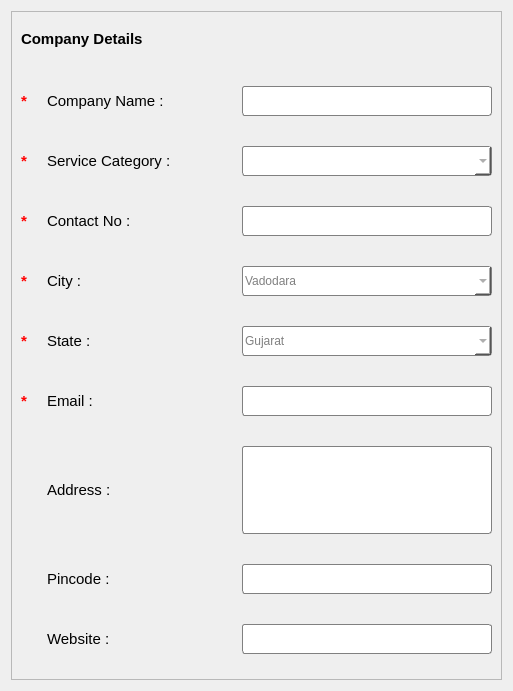
   <widget class="QWidget" name="formLayoutWidget_2">
    <property name="geometry">
     <rect>
      <x>30</x>
      <y>17</y>
      <width>492</width>
      <height>691</height>
     </rect>
    </property>
    <property name="font">
     <font>
      <pointsize>11</pointsize>
     </font>
    </property>
    <layout class="QFormLayout" name="formLayout_3">
     <item row="0" column="0">
      <widget class="QFrame" name="frame">
       <property name="font">
        <font>
         <pointsize>11</pointsize>
        </font>
       </property>
       <property name="styleSheet">
        <string notr="true"/>
       </property>
       <property name="frameShape">
        <enum>QFrame::StyledPanel</enum>
       </property>
       <property name="frameShadow">
        <enum>QFrame::Raised</enum>
       </property>
       <layout class="QGridLayout" name="gridLayout">
        <item row="0" column="0">
         <layout class="QVBoxLayout" name="verticalLayout">
          <property name="spacing">
           <number>15</number>
          </property>
          <item>
           <widget class="QLabel" name="label">
            <property name="minimumSize">
             <size>
              <width>389</width>
              <height>34</height>
             </size>
            </property>
            <property name="maximumSize">
             <size>
              <width>389</width>
              <height>34</height>
             </size>
            </property>
            <property name="font">
             <font>
              <pointsize>11</pointsize>
              <weight>75</weight>
              <bold>true</bold>
             </font>
            </property>
            <property name="text">
             <string>Company Details</string>
            </property>
           </widget>
          </item>
          <item>
           <layout class="QHBoxLayout" name="horizontalLayout">
            <property name="topMargin">
             <number>15</number>
            </property>
            <property name="bottomMargin">
             <number>15</number>
            </property>
            <item>
             <widget class="QLabel" name="label_22">
              <property name="minimumSize">
               <size>
                <width>11</width>
                <height>30</height>
               </size>
              </property>
              <property name="maximumSize">
               <size>
                <width>11</width>
                <height>30</height>
               </size>
              </property>
              <property name="font">
               <font>
                <pointsize>11</pointsize>
                <weight>75</weight>
                <bold>true</bold>
               </font>
              </property>
              <property name="styleSheet">
               <string notr="true">color:red;</string>
              </property>
              <property name="text">
               <string>*</string>
              </property>
             </widget>
            </item>
            <item>
             <widget class="QLabel" name="label_2">
              <property name="minimumSize">
               <size>
                <width>180</width>
                <height>22</height>
               </size>
              </property>
              <property name="maximumSize">
               <size>
                <width>180</width>
                <height>16777215</height>
               </size>
              </property>
              <property name="font">
               <font>
                <pointsize>11</pointsize>
               </font>
              </property>
              <property name="styleSheet">
               <string notr="true"/>
              </property>
              <property name="text">
               <string>Company Name :</string>
              </property>
             </widget>
            </item>
            <item>
             <widget class="QLineEdit" name="lineEdit">
              <property name="minimumSize">
               <size>
                <width>200</width>
                <height>30</height>
               </size>
              </property>
              <property name="maximumSize">
               <size>
                <width>250</width>
                <height>16777215</height>
               </size>
              </property>
              <property name="font">
               <font>
                <pointsize>11</pointsize>
               </font>
              </property>
              <property name="styleSheet">
               <string notr="true">border-radius:3px;
border:1px solid gray;
background-color:white;
color:gray;
</string>
              </property>
             </widget>
            </item>
           </layout>
          </item>
          <item>
           <layout class="QHBoxLayout" name="horizontalLayout_2">
            <property name="bottomMargin">
             <number>15</number>
            </property>
            <item>
             <widget class="QLabel" name="label_23">
              <property name="minimumSize">
               <size>
                <width>11</width>
                <height>30</height>
               </size>
              </property>
              <property name="maximumSize">
               <size>
                <width>11</width>
                <height>30</height>
               </size>
              </property>
              <property name="font">
               <font>
                <pointsize>11</pointsize>
                <weight>75</weight>
                <bold>true</bold>
               </font>
              </property>
              <property name="styleSheet">
               <string notr="true">color:red;</string>
              </property>
              <property name="text">
               <string>*</string>
              </property>
             </widget>
            </item>
            <item>
             <widget class="QLabel" name="label_3">
              <property name="minimumSize">
               <size>
                <width>180</width>
                <height>22</height>
               </size>
              </property>
              <property name="maximumSize">
               <size>
                <width>180</width>
                <height>16777215</height>
               </size>
              </property>
              <property name="font">
               <font>
                <pointsize>11</pointsize>
               </font>
              </property>
              <property name="text">
               <string>Service Category :</string>
              </property>
             </widget>
            </item>
            <item>
             <widget class="QComboBox" name="comboBox">
              <property name="minimumSize">
               <size>
                <width>200</width>
                <height>30</height>
               </size>
              </property>
              <property name="font">
               <font>
                <pointsize>11</pointsize>
               </font>
              </property>
              <property name="styleSheet">
               <string notr="true">border-radius:3px;
border:1px solid gray;
background-color:white;
color:gray;
</string>
              </property>
              <property name="editable">
               <bool>true</bool>
              </property>
             </widget>
            </item>
           </layout>
          </item>
          <item>
           <layout class="QHBoxLayout" name="horizontalLayout_16">
            <property name="bottomMargin">
             <number>15</number>
            </property>
            <item>
             <widget class="QLabel" name="label_24">
              <property name="minimumSize">
               <size>
                <width>11</width>
                <height>30</height>
               </size>
              </property>
              <property name="maximumSize">
               <size>
                <width>11</width>
                <height>30</height>
               </size>
              </property>
              <property name="font">
               <font>
                <pointsize>11</pointsize>
                <weight>75</weight>
                <bold>true</bold>
               </font>
              </property>
              <property name="styleSheet">
               <string notr="true">color:red;</string>
              </property>
              <property name="text">
               <string>*</string>
              </property>
             </widget>
            </item>
            <item>
             <widget class="QLabel" name="label_21">
              <property name="minimumSize">
               <size>
                <width>180</width>
                <height>22</height>
               </size>
              </property>
              <property name="maximumSize">
               <size>
                <width>180</width>
                <height>16777215</height>
               </size>
              </property>
              <property name="font">
               <font>
                <pointsize>11</pointsize>
               </font>
              </property>
              <property name="text">
               <string>Contact No :</string>
              </property>
             </widget>
            </item>
            <item>
             <widget class="QLineEdit" name="lineEdit_8">
              <property name="minimumSize">
               <size>
                <width>250</width>
                <height>30</height>
               </size>
              </property>
              <property name="maximumSize">
               <size>
                <width>250</width>
                <height>16777215</height>
               </size>
              </property>
              <property name="font">
               <font>
                <pointsize>11</pointsize>
               </font>
              </property>
              <property name="styleSheet">
               <string notr="true">border-radius:3px;
border:1px solid gray;
background-color:white;
color:gray;
</string>
              </property>
             </widget>
            </item>
           </layout>
          </item>
          <item>
           <layout class="QHBoxLayout" name="horizontalLayout_3">
            <property name="bottomMargin">
             <number>15</number>
            </property>
            <item>
             <widget class="QLabel" name="label_25">
              <property name="minimumSize">
               <size>
                <width>11</width>
                <height>30</height>
               </size>
              </property>
              <property name="maximumSize">
               <size>
                <width>11</width>
                <height>30</height>
               </size>
              </property>
              <property name="font">
               <font>
                <pointsize>11</pointsize>
                <weight>75</weight>
                <bold>true</bold>
               </font>
              </property>
              <property name="styleSheet">
               <string notr="true">color:red;</string>
              </property>
              <property name="text">
               <string>*</string>
              </property>
             </widget>
            </item>
            <item>
             <widget class="QLabel" name="label_4">
              <property name="minimumSize">
               <size>
                <width>180</width>
                <height>22</height>
               </size>
              </property>
              <property name="maximumSize">
               <size>
                <width>180</width>
                <height>16777215</height>
               </size>
              </property>
              <property name="font">
               <font>
                <pointsize>11</pointsize>
               </font>
              </property>
              <property name="text">
               <string>City :</string>
              </property>
             </widget>
            </item>
            <item>
             <widget class="QComboBox" name="city_cmb">
              <property name="minimumSize">
               <size>
                <width>200</width>
                <height>30</height>
               </size>
              </property>
              <property name="font">
               <font>
                <pointsize>11</pointsize>
               </font>
              </property>
              <property name="styleSheet">
               <string notr="true">border-radius:3px;
border:1px solid gray;
background-color:white;
color:gray;
</string>
              </property>
              <property name="editable">
               <bool>true</bool>
              </property>
              <property name="minimumContentsLength">
               <number>11</number>
              </property>
              <item>
               <property name="text">
                <string>Vadodara</string>
               </property>
              </item>
              <item>
               <property name="text">
                <string>Ahmedabad</string>
               </property>
              </item>
              <item>
               <property name="text">
                <string>Surat</string>
               </property>
              </item>
              <item>
               <property name="text">
                <string>Rajkot</string>
               </property>
              </item>
             </widget>
            </item>
           </layout>
          </item>
          <item>
           <layout class="QHBoxLayout" name="horizontalLayout_4">
            <property name="bottomMargin">
             <number>15</number>
            </property>
            <item>
             <widget class="QLabel" name="label_26">
              <property name="minimumSize">
               <size>
                <width>11</width>
                <height>30</height>
               </size>
              </property>
              <property name="maximumSize">
               <size>
                <width>11</width>
                <height>30</height>
               </size>
              </property>
              <property name="font">
               <font>
                <pointsize>11</pointsize>
                <weight>75</weight>
                <bold>true</bold>
               </font>
              </property>
              <property name="styleSheet">
               <string notr="true">color:red;</string>
              </property>
              <property name="text">
               <string>*</string>
              </property>
             </widget>
            </item>
            <item>
             <widget class="QLabel" name="label_5">
              <property name="minimumSize">
               <size>
                <width>180</width>
                <height>22</height>
               </size>
              </property>
              <property name="maximumSize">
               <size>
                <width>180</width>
                <height>16777215</height>
               </size>
              </property>
              <property name="font">
               <font>
                <pointsize>11</pointsize>
               </font>
              </property>
              <property name="text">
               <string>State :</string>
              </property>
             </widget>
            </item>
            <item>
             <widget class="QComboBox" name="comboBox_3">
              <property name="minimumSize">
               <size>
                <width>200</width>
                <height>30</height>
               </size>
              </property>
              <property name="font">
               <font>
                <pointsize>11</pointsize>
               </font>
              </property>
              <property name="styleSheet">
               <string notr="true">border-radius:3px;
border:1px solid gray;
background-color:white;
color:gray;
</string>
              </property>
              <property name="editable">
               <bool>true</bool>
              </property>
              <item>
               <property name="text">
                <string>Gujarat</string>
               </property>
              </item>
              <item>
               <property name="text">
                <string>Maharashtra</string>
               </property>
              </item>
              <item>
               <property name="text">
                <string>Rajasthan</string>
               </property>
              </item>
             </widget>
            </item>
           </layout>
          </item>
          <item>
           <layout class="QHBoxLayout" name="horizontalLayout_6">
            <property name="bottomMargin">
             <number>15</number>
            </property>
            <item>
             <widget class="QLabel" name="label_27">
              <property name="minimumSize">
               <size>
                <width>11</width>
                <height>30</height>
               </size>
              </property>
              <property name="maximumSize">
               <size>
                <width>11</width>
                <height>30</height>
               </size>
              </property>
              <property name="font">
               <font>
                <pointsize>11</pointsize>
                <weight>75</weight>
                <bold>true</bold>
               </font>
              </property>
              <property name="styleSheet">
               <string notr="true">color:red;</string>
              </property>
              <property name="text">
               <string>*</string>
              </property>
             </widget>
            </item>
            <item>
             <widget class="QLabel" name="label_8">
              <property name="minimumSize">
               <size>
                <width>180</width>
                <height>22</height>
               </size>
              </property>
              <property name="maximumSize">
               <size>
                <width>180</width>
                <height>16777215</height>
               </size>
              </property>
              <property name="font">
               <font>
                <pointsize>11</pointsize>
               </font>
              </property>
              <property name="text">
               <string>Email :</string>
              </property>
             </widget>
            </item>
            <item>
             <widget class="QLineEdit" name="lineEdit_3">
              <property name="minimumSize">
               <size>
                <width>250</width>
                <height>30</height>
               </size>
              </property>
              <property name="maximumSize">
               <size>
                <width>250</width>
                <height>16777215</height>
               </size>
              </property>
              <property name="font">
               <font>
                <pointsize>11</pointsize>
               </font>
              </property>
              <property name="styleSheet">
               <string notr="true">border-radius:3px;
border:1px solid gray;
background-color:white;
color:gray;
</string>
              </property>
             </widget>
            </item>
           </layout>
          </item>
          <item>
           <layout class="QHBoxLayout" name="horizontalLayout_8">
            <property name="bottomMargin">
             <number>15</number>
            </property>
            <item>
             <widget class="QLabel" name="label_29">
              <property name="enabled">
               <bool>true</bool>
              </property>
              <property name="minimumSize">
               <size>
                <width>11</width>
                <height>30</height>
               </size>
              </property>
              <property name="maximumSize">
               <size>
                <width>11</width>
                <height>30</height>
               </size>
              </property>
              <property name="font">
               <font>
                <pointsize>11</pointsize>
                <weight>75</weight>
                <bold>true</bold>
               </font>
              </property>
              <property name="styleSheet">
               <string notr="true">color:red;</string>
              </property>
              <property name="text">
               <string/>
              </property>
             </widget>
            </item>
            <item>
             <widget class="QLabel" name="label_6">
              <property name="minimumSize">
               <size>
                <width>180</width>
                <height>88</height>
               </size>
              </property>
              <property name="maximumSize">
               <size>
                <width>180</width>
                <height>88</height>
               </size>
              </property>
              <property name="font">
               <font>
                <pointsize>11</pointsize>
               </font>
              </property>
              <property name="text">
               <string>Address :</string>
              </property>
             </widget>
            </item>
            <item>
             <widget class="QTextEdit" name="textEdit">
              <property name="minimumSize">
               <size>
                <width>200</width>
                <height>88</height>
               </size>
              </property>
              <property name="maximumSize">
               <size>
                <width>250</width>
                <height>88</height>
               </size>
              </property>
              <property name="font">
               <font>
                <pointsize>11</pointsize>
               </font>
              </property>
              <property name="styleSheet">
               <string notr="true">border-radius:3px;
border:1px solid gray;
background-color:white;
color:gray;</string>
              </property>
             </widget>
            </item>
           </layout>
          </item>
          <item>
           <layout class="QHBoxLayout" name="horizontalLayout_5">
            <property name="bottomMargin">
             <number>15</number>
            </property>
            <item>
             <widget class="QLabel" name="label_30">
              <property name="enabled">
               <bool>true</bool>
              </property>
              <property name="minimumSize">
               <size>
                <width>11</width>
                <height>30</height>
               </size>
              </property>
              <property name="maximumSize">
               <size>
                <width>11</width>
                <height>30</height>
               </size>
              </property>
              <property name="font">
               <font>
                <pointsize>11</pointsize>
                <weight>75</weight>
                <bold>true</bold>
               </font>
              </property>
              <property name="styleSheet">
               <string notr="true">color:red;</string>
              </property>
              <property name="text">
               <string/>
              </property>
             </widget>
            </item>
            <item>
             <widget class="QLabel" name="label_7">
              <property name="minimumSize">
               <size>
                <width>180</width>
                <height>22</height>
               </size>
              </property>
              <property name="maximumSize">
               <size>
                <width>180</width>
                <height>16777215</height>
               </size>
              </property>
              <property name="font">
               <font>
                <pointsize>11</pointsize>
               </font>
              </property>
              <property name="text">
               <string>Pincode :</string>
              </property>
             </widget>
            </item>
            <item>
             <widget class="QLineEdit" name="lineEdit_2">
              <property name="minimumSize">
               <size>
                <width>250</width>
                <height>30</height>
               </size>
              </property>
              <property name="maximumSize">
               <size>
                <width>250</width>
                <height>16777215</height>
               </size>
              </property>
              <property name="font">
               <font>
                <pointsize>11</pointsize>
               </font>
              </property>
              <property name="styleSheet">
               <string notr="true">border-radius:3px;
border:1px solid gray;
background-color:white;
color:gray;
</string>
              </property>
             </widget>
            </item>
           </layout>
          </item>
          <item>
           <layout class="QHBoxLayout" name="horizontalLayout_7">
            <property name="bottomMargin">
             <number>15</number>
            </property>
            <item>
             <widget class="QLabel" name="label_28">
              <property name="enabled">
               <bool>true</bool>
              </property>
              <property name="minimumSize">
               <size>
                <width>11</width>
                <height>30</height>
               </size>
              </property>
              <property name="maximumSize">
               <size>
                <width>11</width>
                <height>30</height>
               </size>
              </property>
              <property name="font">
               <font>
                <pointsize>11</pointsize>
                <weight>75</weight>
                <bold>true</bold>
               </font>
              </property>
              <property name="styleSheet">
               <string notr="true">color:red;</string>
              </property>
              <property name="text">
               <string/>
              </property>
             </widget>
            </item>
            <item>
             <widget class="QLabel" name="label_9">
              <property name="minimumSize">
               <size>
                <width>180</width>
                <height>22</height>
               </size>
              </property>
              <property name="maximumSize">
               <size>
                <width>180</width>
                <height>16777215</height>
               </size>
              </property>
              <property name="font">
               <font>
                <pointsize>11</pointsize>
               </font>
              </property>
              <property name="text">
               <string>Website :</string>
              </property>
             </widget>
            </item>
            <item>
             <widget class="QLineEdit" name="lineEdit_4">
              <property name="minimumSize">
               <size>
                <width>250</width>
                <height>30</height>
               </size>
              </property>
              <property name="maximumSize">
               <size>
                <width>250</width>
                <height>16777215</height>
               </size>
              </property>
              <property name="font">
               <font>
                <pointsize>11</pointsize>
               </font>
              </property>
              <property name="styleSheet">
               <string notr="true">border-radius:3px;
border:1px solid gray;
background-color:white;
color:gray;
</string>
              </property>
             </widget>
            </item>
           </layout>
          </item>
         </layout>
        </item>
       </layout>
      </widget>
     </item>
    </layout>
   </widget>
